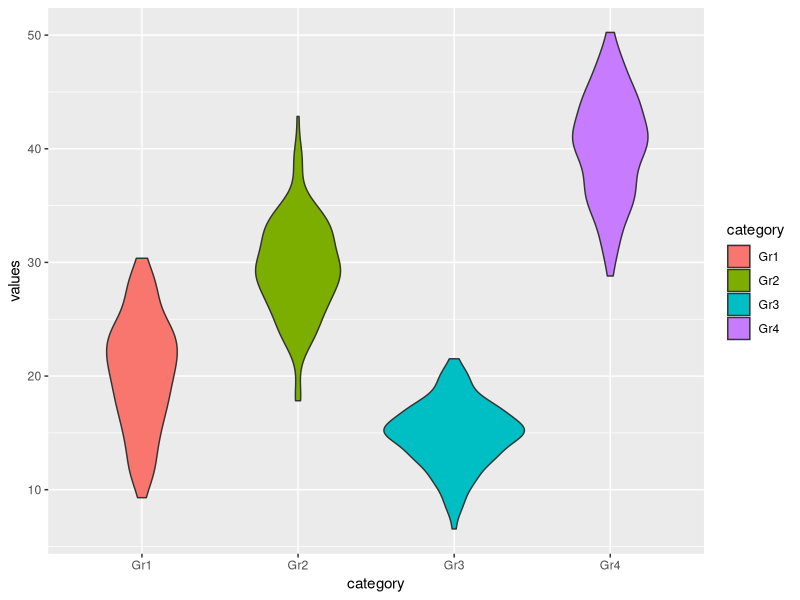
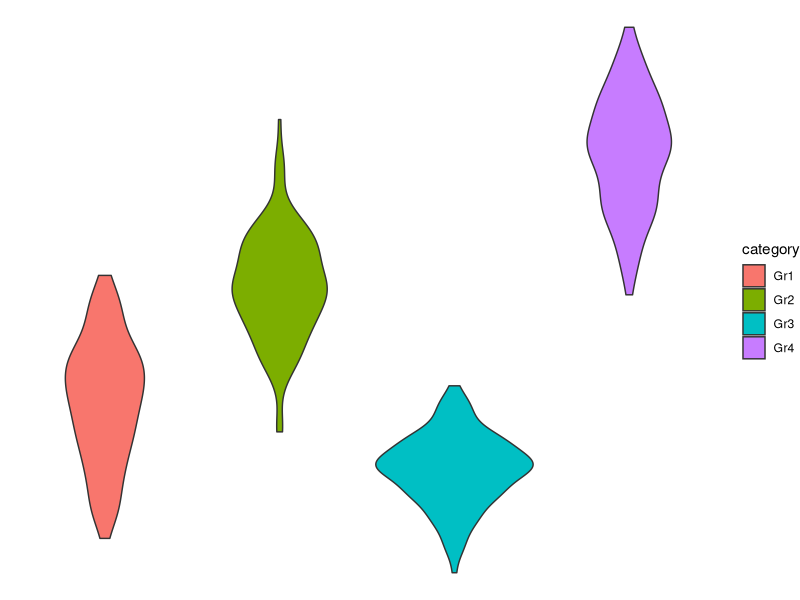
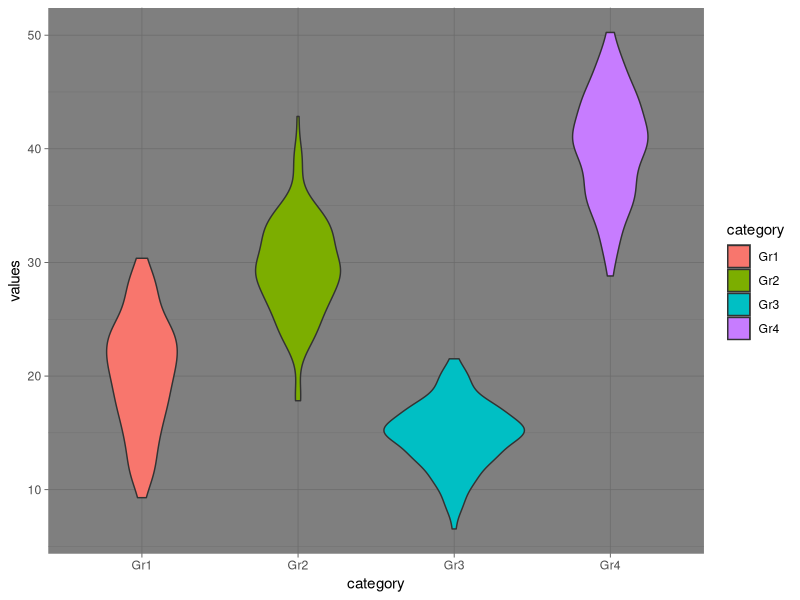
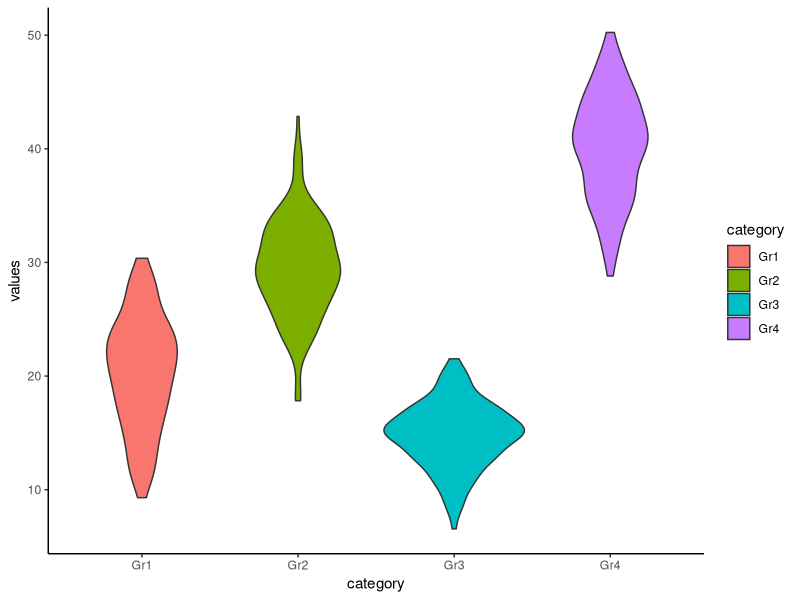
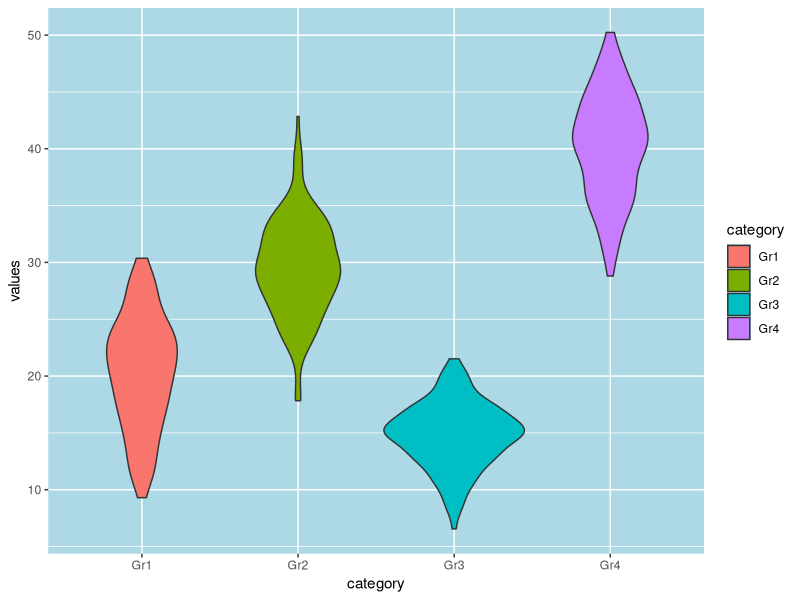
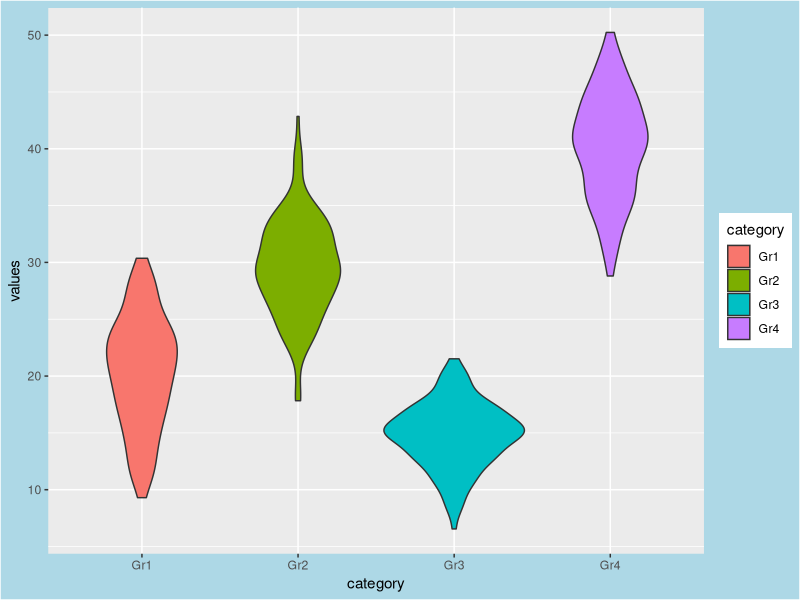
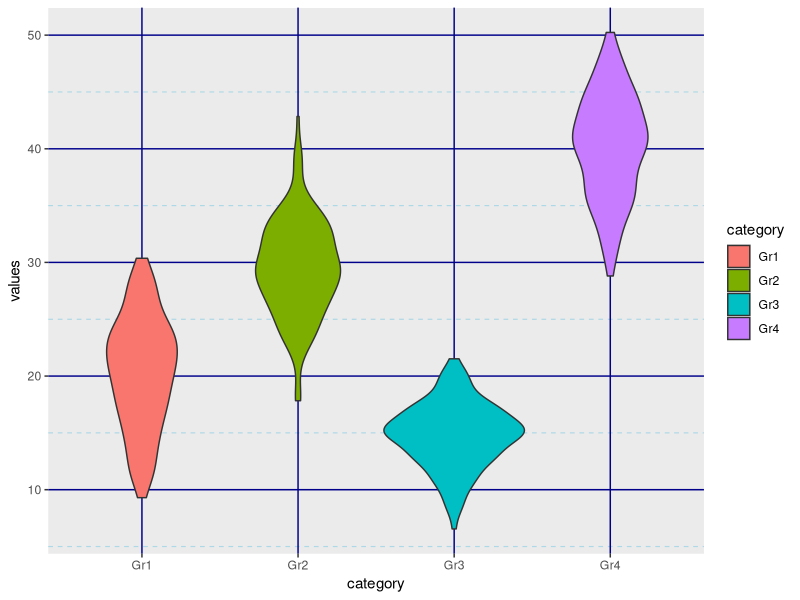
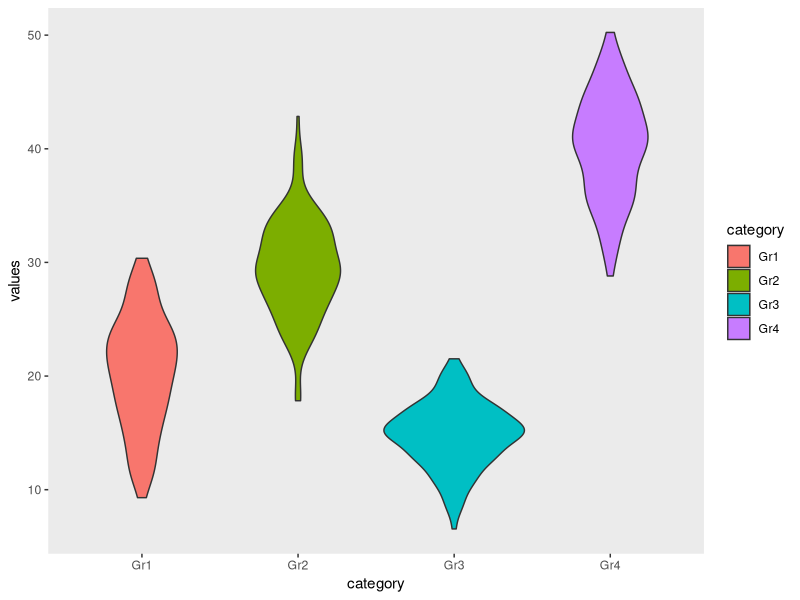

Generate these figures, in order, with R:
## ---- chunk 1
knitr::opts_chunk$set(echo = TRUE, fig.align = "center")

# title: Background colors and grids
# author: jonathan
# revised: 15/3/2020

WEB <- c("https://bioceed.uib.no/dropfolder/bioSTATS/Rmd/Visualizing/Essential/background-grid.html")
GIT <- c("https://github.com/jonathansoule/biostats/blob/master/Visualizing/Essential/background-grid.Rmd")
library(ggplot2)

# variable 1
values <- c(rnorm(150, mean = 20, sd = 5), rnorm(150, mean = 30, sd = 4), rnorm(150, mean = 15, 3), rnorm(150, mean = 40, sd = 5))
# variable 2
category <- c(rep("Gr1", 150), rep("Gr2", 150), rep("Gr3", 150), rep("Gr4", 150))

# dataframe
df <- data.frame(category, values)
## ---- chunk 2
baseplot <- ggplot(df, aes(category, values, fill = category)) +
  geom_violin()
baseplot
## ---- chunk 3
baseplot +
  theme_void()
## ---- chunk 4
baseplot +
  theme_dark()
## ---- chunk 5
baseplot +
  theme_classic()
## ---- chunk 6
baseplot +
  theme(panel.background = element_rect(fill = "lightblue"))
## ---- chunk 7
baseplot +
  theme(plot.background = element_rect(fill = "lightblue"))
## ---- chunk 8
baseplot +
  theme(
    panel.grid.major = element_line(colour = "darkblue", size = 0.5, linetype = "solid"),
    panel.grid.minor = element_line(colour = "lightblue", size = 0.4, linetype = "dashed")
  )
## ---- chunk 9
baseplot +
  theme(
    panel.grid.major = element_blank(),
    panel.grid.minor = element_blank()
  )
